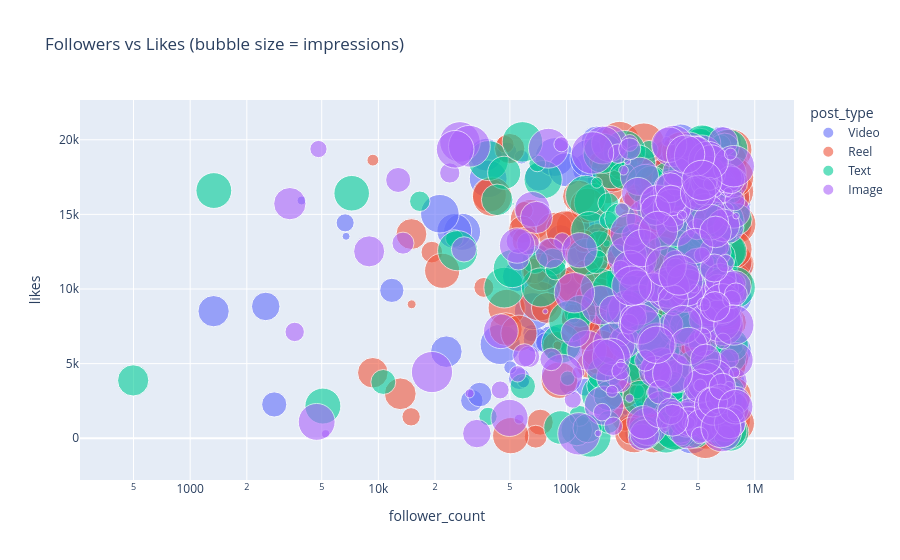

Here is the notebook cell this chart was saved with:
### Code cell
#Interactive bubble chart - followers vs likes, sized by impressions
fig = px.scatter(df.sample(min(1000, len(df)), random_state=1),
                 x=COL["followers"], y=COL["likes"], size=COL["impressions"],
                 color=COL["post_type"], opacity=.6, log_x=True, size_max=30,
                 hover_data=[COL["country"], COL["category"]],
                 title="Followers vs Likes (bubble size = impressions)")
fig.show()

### Figure 1 — Plotly figure (JSON) as saved in the notebook; plotly's stock layout.template omitted (floating-point values rounded to 4 significant figures; data arrays with more than 128 entries replaced by an {"elided": "..."} marker saying what was removed)
{"data": [{"customdata": {"elided": "259x2 str values"}, "hovertemplate": "post_type=Video<br>follower_count=%{x}<br>likes=%{y}<br>impression_count=%{marker.size}<br>country=%{customdata[0]}<br>post_category=%{customdata[1]}<extra></extra>", "legendgroup": "Video", "marker": {"color": "#636efa", "opacity": 0.6, "size": {"elided": "259 int values"}, "sizemode": "area", "sizeref": 111.1, "symbol": "circle"}, "mode": "markers", "name": "Video", "orientation": "v", "showlegend": true, "type": "scatter", "x": {"elided": "259 int values"}, "xaxis": "x", "y": {"elided": "259 float values"}, "yaxis": "y"}, {"customdata": {"elided": "247x2 str values"}, "hovertemplate": "post_type=Reel<br>follower_count=%{x}<br>likes=%{y}<br>impression_count=%{marker.size}<br>country=%{customdata[0]}<br>post_category=%{customdata[1]}<extra></extra>", "legendgroup": "Reel", "marker": {"color": "#EF553B", "opacity": 0.6, "size": {"elided": "247 int values"}, "sizemode": "area", "sizeref": 111.1, "symbol": "circle"}, "mode": "markers", "name": "Reel", "orientation": "v", "showlegend": true, "type": "scatter", "x": {"elided": "247 int values"}, "xaxis": "x", "y": {"elided": "247 float values"}, "yaxis": "y"}, {"customdata": {"elided": "231x2 str values"}, "hovertemplate": "post_type=Text<br>follower_count=%{x}<br>likes=%{y}<br>impression_count=%{marker.size}<br>country=%{customdata[0]}<br>post_category=%{customdata[1]}<extra></extra>", "legendgroup": "Text", "marker": {"color": "#00cc96", "opacity": 0.6, "size": {"elided": "231 int values"}, "sizemode": "area", "sizeref": 111.1, "symbol": "circle"}, "mode": "markers", "name": "Text", "orientation": "v", "showlegend": true, "type": "scatter", "x": {"elided": "231 float values"}, "xaxis": "x", "y": {"elided": "231 float values"}, "yaxis": "y"}, {"customdata": {"elided": "263x2 str values"}, "hovertemplate": "post_type=Image<br>follower_count=%{x}<br>likes=%{y}<br>impression_count=%{marker.size}<br>country=%{customdata[0]}<br>post_category=%{customdata[1]}<extra></extra>", "legendgroup": "Image", "marker": {"color": "#ab63fa", "opacity": 0.6, "size": {"elided": "263 int values"}, "sizemode": "area", "sizeref": 111.1, "symbol": "circle"}, "mode": "markers", "name": "Image", "orientation": "v", "showlegend": true, "type": "scatter", "x": {"elided": "263 float values"}, "xaxis": "x", "y": {"elided": "263 float values"}, "yaxis": "y"}], "layout": {"legend": {"itemsizing": "constant", "title": {"text": "post_type"}, "tracegroupgap": 0}, "title": {"text": "Followers vs Likes (bubble size = impressions)"}, "xaxis": {"anchor": "y", "domain": [0, 1], "title": {"text": "follower_count"}, "type": "log"}, "yaxis": {"anchor": "x", "domain": [0, 1], "title": {"text": "likes"}}}}
